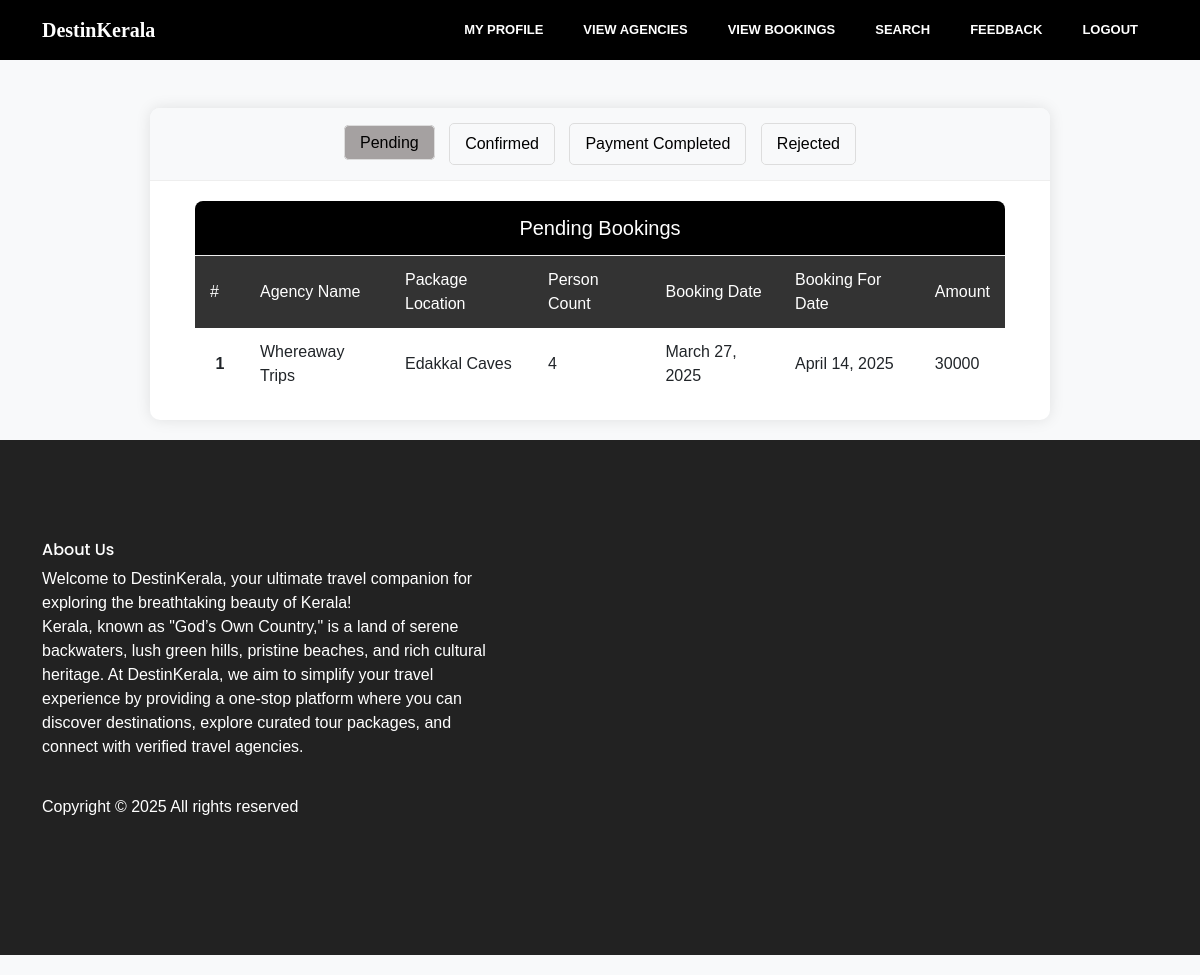
The page /User/ViewBookings/ (signed in) on the database its author committed.
### User/models.py (models this page shows)
class  tbl_packagebooking(models.Model):
    packagebooking_status=models.IntegerField(default=0)
    packagebooking_date=models.DateField(auto_now=True)
    packagebooking_fordate=models.DateField()
    user_id=models.ForeignKey(tbl_user,on_delete=models.CASCADE)
    packagelocation_id=models.ForeignKey(tbl_packagelocation,on_delete=models.CASCADE)
    person_count=models.IntegerField(default=0)

### TravelAgency/models.py (models this page shows)
class tbl_packagelocation(models.Model):
    package_id = models.ForeignKey(tbl_package, on_delete=models.CASCADE)
    location_id = models.ForeignKey(tbl_location,on_delete=models.CASCADE)

class tbl_package(models.Model):
    package_name = models.CharField(max_length=100)
    package_price = models.CharField(max_length=100)
    package_details = models.CharField(max_length=1000)
    package_type_id = models.ForeignKey(tbl_package_type, on_delete=models.CASCADE)
    agency = models.ForeignKey(tbl_travelagency,on_delete=models.CASCADE)

### Guest/models.py (models this page shows)
class tbl_travelagency(models.Model):
    agency_place = models.ForeignKey(tbl_place, on_delete=models.CASCADE)
    agency_name=  models.CharField(max_length=50)
    agency_email = models.CharField(max_length=50)
    agency_contact = models.CharField(max_length=50)
    agency_address = models.CharField(max_length=50)
    agency_photo = models.FileField(upload_to='Assets/Files/User')
    agency_license = models.FileField(upload_to='Assets/Files/User')
    agency_password = models.CharField(max_length=50)
    agency_status = models.IntegerField(default=0)

### Admin/models.py (models this page shows)
class tbl_location(models.Model):
    place_id=models.ForeignKey(tbl_place,on_delete=models.CASCADE)
    location_name=models.CharField(max_length=50)
    location_photo=models.FileField(upload_to='Assets/Files/User')

### User/views.py (the view)
# urls.py: path('ViewBookings/',views.viewbookings,name='ViewBookings'),
def viewbookings(request):
    if "uid" in request.session:
        booking=tbl_packagebooking.objects.filter(user_id=request.session['uid'],packagebooking_status=1)
        booking1=tbl_packagebooking.objects.filter(user_id=request.session['uid'],packagebooking_status=0)
        booking2=tbl_packagebooking.objects.filter(user_id=request.session['uid'],packagebooking_status=2)
        booking3=tbl_packagebooking.objects.filter(user_id=request.session['uid'],packagebooking_status=3)
        return render(request,'User/ViewBookings.html',{'booking':booking,'booking1':booking1,'booking2':booking2, 'booking3':booking3})
    else:
        return redirect("Guest:login")

### User/Templates/User/ViewBookings.html (shortened to what this page needs)
{% extends 'User/Header.html' %}
{% block content %}
<!DOCTYPE html>
<html lang="en">
<head>
    <link href="https://cdn.jsdelivr.net/npm/bootstrap@5.3.0/dist/css/bootstrap.min.css" rel="stylesheet">
</head>
<body>
    <div class="container">
        <div class="booking-container">
            <div class="booking-nav">
                <a class="view" href="{% url 'User:ViewBookings' %}" class="btn">Pending</a>
                <a href="{% url 'User:CBooking' %}" class="btn">Confirmed</a>
                <a href="{% url 'User:PCBooking' %}" class="btn">Payment Completed</a>
                <a href="{% url 'User:RBooking' %}" class="btn">Rejected</a>
            </div>
            <table class="booking-table table-hover">
                <thead>
                    <tr>
                        <td colspan="7" class="table-header">Pending Bookings</td>
                    </tr>
                    <tr>
                        <th>#</th>
                        <th>Agency Name</th>
                        <th>Package Location</th>
                        <th>Person Count</th>
                        <th>Booking Date</th>
                        <th>Booking For Date</th>
                        <th>Amount</th>
                    </tr>
                </thead>
                <tbody>
                    {% for i in booking1 %}
                    <tr>
                        <td class="counter-cell">{{forloop.counter}}</td>
                        <td>{{i.packagelocation_id.package_id.agency.agency_name}}</td>
                        <td>{{i.packagelocation_id.location_id.location_name}}</td>
                        <td>{{i.person_count}}</td>
                        <td>{{i.packagebooking_date}}</td>
                        <td>{{i.packagebooking_fordate}}</td>
                        <td>{{i.packagelocation_id.package_id.package_price}}</td>
                    </tr>
                    {% endfor %}
                </tbody>
            </table>
        </div>
    </div>
</body>
</html>
{% endblock %}

### Guest/static/Main/css/main.css (style rules this page uses)
body { color: #777777; font-family: "Poppins", sans-serif; font-size: 14px; font-weight: 300; line-height: 1.625em; position: relative; }
a { -webkit-transition: all 0.3s ease 0s; -moz-transition: all 0.3s ease 0s; -o-transition: all 0.3s ease 0s; transition: all 0.3s ease 0s; }
a, a:focus, a:hover { text-decoration: none; outline: 0; }
td, th { border-radius: 0px; }

### User/Templates/User/ViewBookings.html (style rules this page uses)
body { background-color: #f8f9fa; font-family: 'Arial', sans-serif; padding-top: 20px; padding-bottom: 20px; }
.booking-container { max-width: 900px; margin: 0 auto; background-color: white; border-radius: 10px; box-shadow: 0 0 15px rgba(0, 0, 0, 0.1); overflow: hidden; padding-bottom: 20px; }
.booking-nav { background-color: #f8f9fa; padding: 15px; margin-bottom: 20px; border-bottom: 1px solid #eee; text-align: center; }
.booking-nav a { color: #000; text-decoration: none; padding: 8px 15px; margin: 0 5px; border: 1px solid #ddd; border-radius: 5px; transition: all 0.3s ease; }
.booking-table { width: 90%; margin: 0 auto; border-collapse: separate; border-spacing: 0; border-radius: 8px; overflow: hidden; }
.table-header { background-color: #000; color: white; font-size: 20px; text-align: center; padding: 15px; }
.booking-table th { background-color: #333; color: white; padding: 12px 15px; font-weight: normal; }
.booking-table td { padding: 12px 15px; border-bottom: 1px solid #eee; }
.booking-table tr:last-child td { border-bottom: none; }
.booking-table tr:nth-child(even) { background-color: #f8f9fa; }
.counter-cell { text-align: center; font-weight: bold; width: 50px; }
.view { background-color: rgb(165, 161, 161); }

### rows shown on the page
tbl_packagebooking: packagelocation_id.package_id.agency.agency_name "Whereaway Trips", packagelocation_id.location_id.location_name "Edakkal Caves", person_count "4", packagebooking_date "March 27, 2025", packagebooking_fordate "April 14, 2025", packagelocation_id.package_id.package_price "30000"
